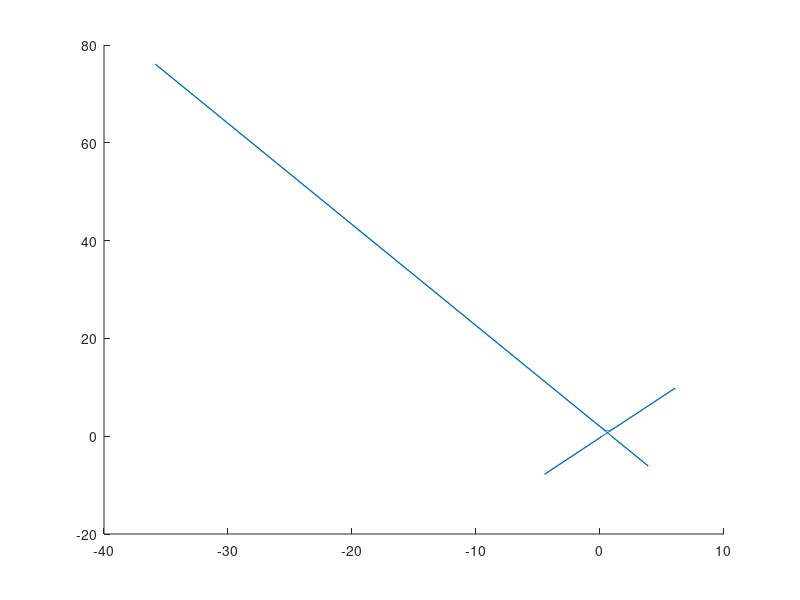

Reproduce this figure in MATLAB.
function []=NURBSEngine()
    
    knots=[0 0 0 0.45 0.5 0.95 1 1 1];
    pts=[0 0; 0.2 0; 0.5 0.5; 0.8 0;1 0];
    w=[1 1 -1 1 1]';
    deg=3;
    plotPoints= @(points,form) plot(points([1:end],1),points([1:end],2),form);
    u=linspace(0,1,101);
    
    hold on;
    %plotPoints(pts,'s-');
    
    [C]=PlotNURBS(u,pts,knots,w,deg);
    
    plotPoints(C,'-')
end

function [C]=PlotNURBS(u,pts,knots,w,deg)
    
    Z=zeros(size(pts,1),numel(u));
    for ii=1:size(pts,1)
        Z(ii,:) = SplineBasis(ii-1,deg,u,knots);
    end
    
    % One shot calculation of NURBS
    C=(Z'*diag(w)*pts)./repmat((Z'*w),[1,size(pts,2)]);
    
end

function Z = SplineBasis(i,p,u,U)  % from Dom
    % recursive definition of the polynomial bases used for B-Splines and
    % NURBS 
    % (c) Dominic Masters - 2017
    
    i = i+1;
    if p==0
        % Z=zeros(1,length(u));
        for j=1:length(u);
            if j==length(u)
                if u(j)>=U(i) && u(j)<=U(i+1)
                    Z(j)=1;
                else
                    Z(j) = 0;
                end
            else
                if u(j)>=U(i) && u(j)<U(i+1)
                    Z(j)=1;
                else
                    Z(j)=0;
                end
            end
        end
    else
        %         Z1=((u-U(i))/(U(i+p)-U(i))).*N(i-1,p-1,u,U);
        %         Z2=((U(i+p+1)-u)/(U(i+p+1)-U(i+1))).*N((i+1)-1,p-1,u,U);
        %         if isnan(Z1)==1;
        %             if isnan(Z2)==1;
        %                 Z=zeros(size(u));
        %             else
        %                 Z=Z2;
        %             end
        %         else
        %             if isnan(Z2)==1;
        %                 Z=Z1;
        %             else
        %                 Z=Z1+Z2;
        %             end
        %         end
        
        t1n = (u-U(i));
        t1d = (U(i+p)-U(i));
        t2n = (U(i+p+1)-u);
        t2d = (U(i+p+1)-U(i+1));
        
        b1 = SplineBasis(i-1,p-1,u,U);
        b2 = SplineBasis((i+1)-1,p-1,u,U);
        
        if t1d ~= 0
            t1 = t1n/t1d;
        else
            t1 = 0;
        end
        
        if t2d ~= 0
            t2 = t2n/t2d;
        else
            t2 = 0;
        end
        
        Z = t1 .* b1 + t2 .* b2;
        
        
        
    end
end